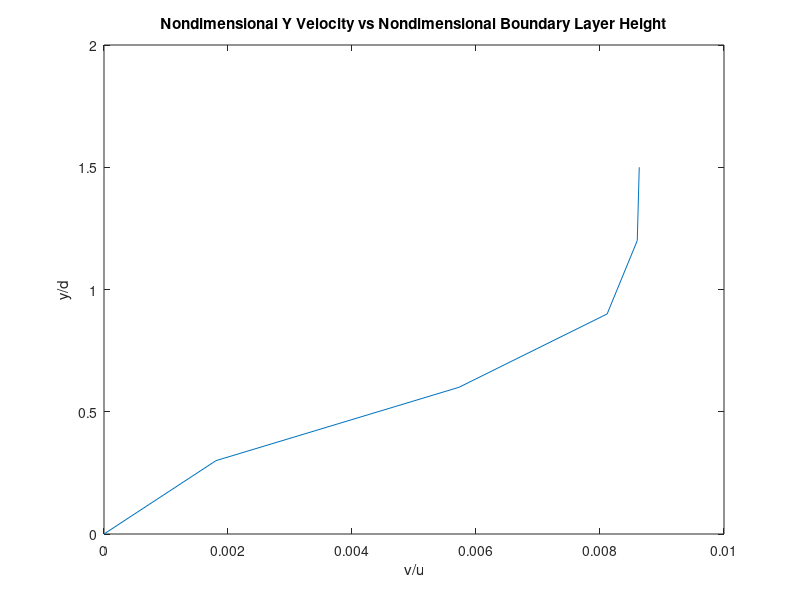

MATLAB code for this plot:
clear all; close all; clc;

plot([0 0.001806 0.005725 0.008115 0.008601, 0.008633], 0:0.3:1.5);

title('Nondimensional Y Velocity vs Nondimensional Boundary Layer Height');
xlabel('v/u');
ylabel('y/d');
